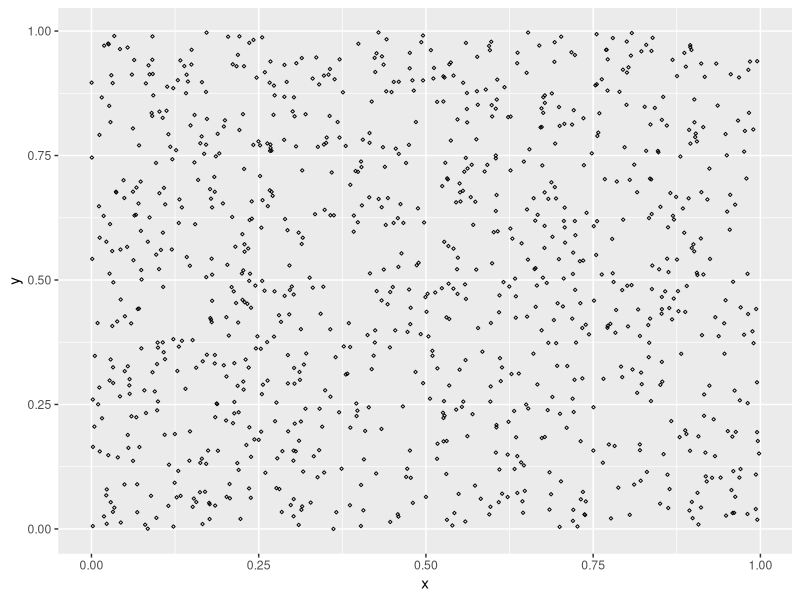
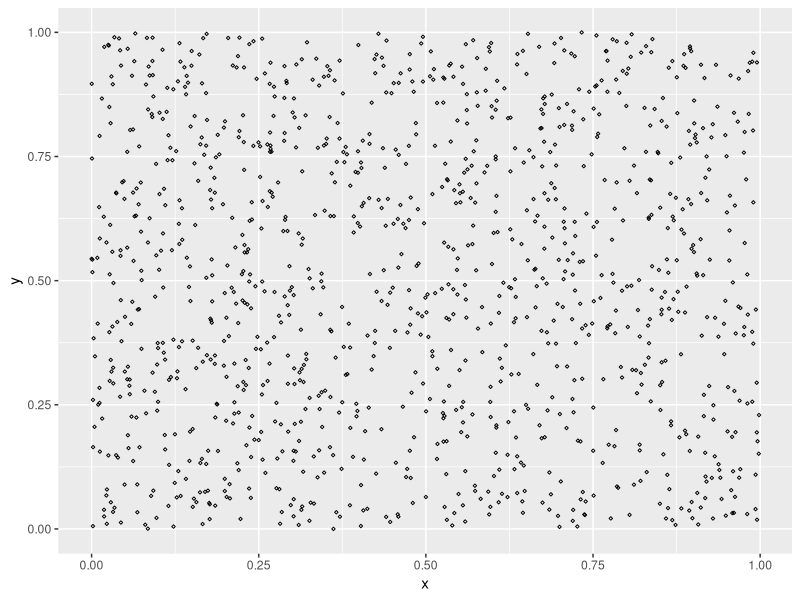
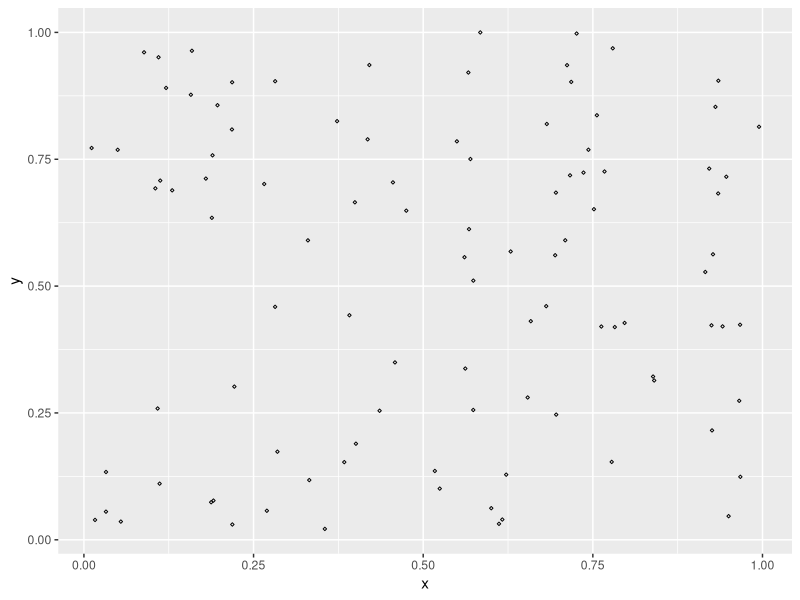
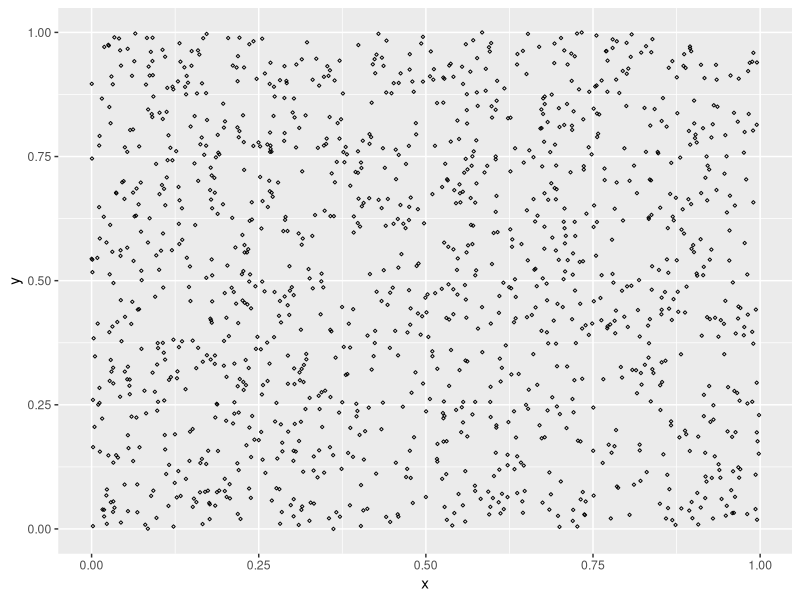
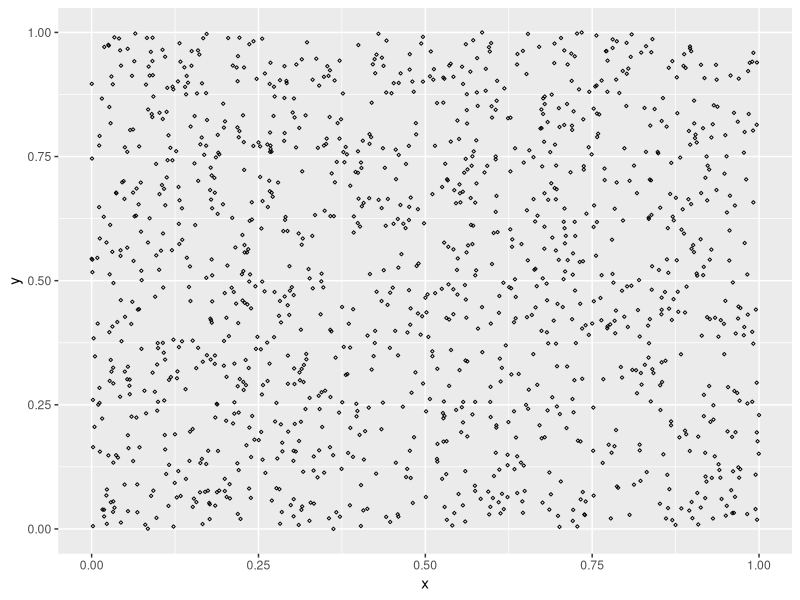

These figures' R source, in order:
#1. Generate 1000 X-Y coordinates
x <- runif(1000, 0, 1)
y <- runif(1000, 0, 1)


library(reshape2)


#Initialize dataframe
coords <- data.frame(x=x, y=y, quadrant = 0)


#2. Function to assign quadrant per coordinate
assign_Quad = function(x,y, n) {
  len <- length(x)
  quadrants <- c(1:n)
  for (i in 1:n) {
    ifelse (x[i] <= 0.5 & y[i] <= 0.5, quadrants[i] <- 'C',
            ifelse (x[i] <= 0.5 & y[i] > 0.5, quadrants[i] <- 'A',
                    ifelse(x[i] > 0.5 & y[i]> 0.5, quadrants[i] <- 'B',
                           quadrants[i] <- 'D' )
            )
    )
  }
  coords <- data.frame(x=x, y=y, quadrant = quadrants)
  return (coords)
}


#1000 coordinates with PROPER QUADRANTS
cwithq1000 <- assign_Quad(x, y, 1000)

#Set up function to distort data. FOr a specific quadrant, assign any but 'that'
fake_quad = function(x,y, n) {
  len <- length(x)
  quadrants <- c(1:n)
  for (i in 1:n) {
    ifelse (x[i] <= 0.5 & y[i] <= 0.5, quadrants[i] <- sample(c('A','B','D'), 1, replace = TRUE, prob=NULL),
            ifelse (x[i] <= 0.5 & y[i] > 0.5, quadrants[i] <- sample(c('B','C','D'), 1, replace = TRUE, prob=NULL),
                    ifelse(x[i] > 0.5 & y[i]> 0.5, quadrants[i] <- sample(c('A','C','D'), 1, replace = TRUE, prob=NULL),
                           quadrants[i] <- sample(c('A','B','C'), 1, replace = TRUE, prob=NULL) )
            )
    )
  }
  coords <- data.frame(x=x, y=y, quadrant = quadrants)
  return (coords)
}


#Create 50 NOISE coordinates 
x1 <- runif(200, 0, 1)
y1 <- runif(200, 0, 1)
coords1_3 <- fake_quad(x1, y1, 200)


#Combine 1000 pairs with 200 noise data
coords1200 <- rbind(cwithq1000, coords1_3)


#5. Create 100 random distributed test data points 
x2 <- runif(100, 0, 1)
y2 <- runif(100, 0, 1)

testData100 <- assign_Quad(x2, y2, 100)

#combine 1200+100 (testData) rows as dMod1300
dMod1300 <- rbind(coords1200, testData100)

#View full dataset
str(dMod1300)


#Scale full 1300 rows of dataset
normalize = function(x) {
  return ((x - min(x))/ (max(x) - min(x)))
}

#Check it normalizes
normalize(c(1, 2, 3, 4, 5))
normalize(c(10, 20, 30, 40, 50))

ndMod1300 <- as.data.frame(lapply(dMod1300[,c(1,2)], normalize))

# confirm that normalization worked
summary(ndMod1300$x)
summary(ndMod1300$y)


#Create test (1:1200,) and train (1201:1300,) data
ktrain <-ndMod1300[1:1200,]
ktest <- ndMod1300[1201:1300,]

#and labels for training and test data 
ktrainl <-dMod1300[1:1200, 3]
ktestl <- dMod1300[1201:1300, 3]


#load knn-containing package
library(class)
#6 first attempt                                 
kpred1 <- knn(train = ktrain, test = ktest, cl= ktrainl, k=35)
#Evaluate model performance
library(gmodels)
#Create cross-table on pred. vs actual
CrossTable(x = ktestl, y = kpred1, prop.chisq = FALSE)



#Second Predictive Model                                 
kpred2 <- knn(train = ktrain, test = ktest, cl= ktrainl, k=15)
CrossTable(x = ktestl, y = kpred2, prop.chisq = FALSE)

#Third Predictive Model
kpred3 <- knn(train = ktrain, test = ktest, cl= ktrainl, k=25)
CrossTable(x = ktestl, y = kpred3, prop.chisq = FALSE)

#Fourth Predictive Model
kpred4 <- knn(train = ktrain, test = ktest, cl= ktrainl, k=30)
CrossTable(x = ktestl, y = kpred4, prop.chisq = FALSE)

#Fifth Predictive Model
kpred5 <- knn(train = ktrain, test = ktest, cl= ktrainl, k=50)
CrossTable(x = ktestl, y = kpred5, prop.chisq = FALSE)



#Fifth Predictive Model
kpred6 <- knn(train = ktrain, test = ktest, cl= ktrainl, k=70)
CrossTable(x = ktestl, y = kpred6, prop.chisq = FALSE)


#Plot pre- and post-normalized coordinate datasets
library(ggplot2)
ggplot(data=coords, aes_string(x=x, y=y), main="1000 Coordinate Plot") + geom_point(size=0.5, shape=5)
ggplot(data=coords1200, aes_string(x=coords1200$x, y=coords1200$y), main="1200 Coordinates Plot") + geom_point(size=0.5, shape=5)

ggplot(data=testData100, aes_string(x=testData100$x, y=testData100$y), main="Test Data 100-coordinate Plot") + geom_point(size=0.5, shape=5)
ggplot(data=dMod1300, aes_string(x=dMod1300$x, y=dMod1300$y), main="Non-Normalized Coordinate Plot") + geom_point(size=0.5, shape=5)
ggplot(data=ndMod1300, aes_string(x=ndMod1300$x, y=ndMod1300$y), main="Normalized 1300 Coordinate Plot") + geom_point(size=0.5, shape=5)


#Using as scale to improve perforance (altnernative)
zk <- as.data.frame(scale(dMod1300[-3]))

ztrain <- zk[1:1200,]
ztest <- zk[1201:1300,]


zkpred <- knn(train = ztrain, test = ztest, cl = ktrainl, k = 35)
CrossTable(x = ktestl, y = zkpred, prop.chisq = FALSE)

zkpred2 <- knn(train = ztrain, test = ztest, cl = ktrainl, k = 10)
CrossTable(x = ktestl, y = zkpred2, prop.chisq = FALSE)

zkpred3 <- knn(train = ztrain, test = ztest, cl = ktrainl, k = 70)
CrossTable(x = ktestl, y = zkpred3, prop.chisq = FALSE)



summary(zk$x)
summary(zk$y)
